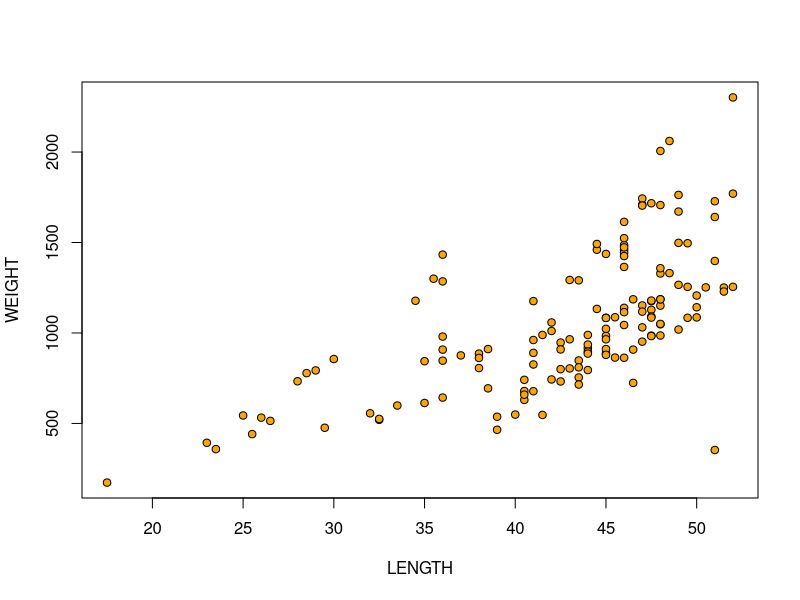
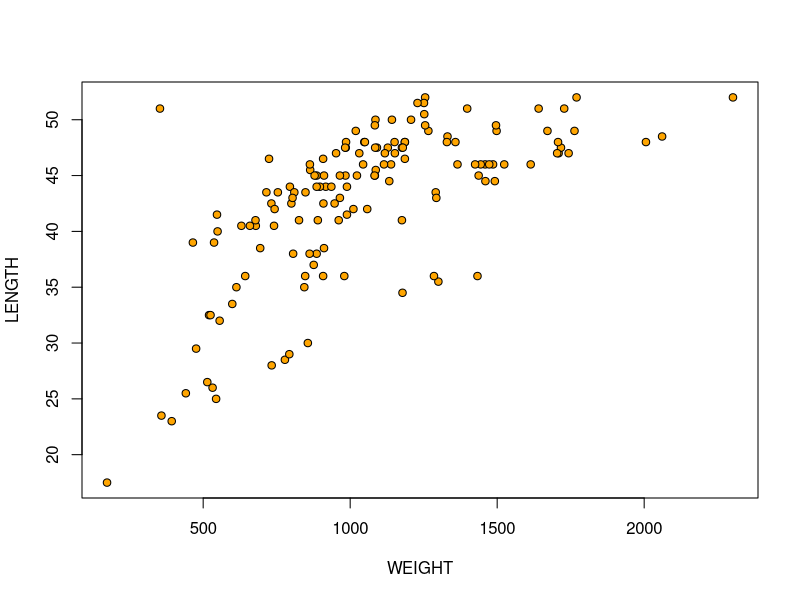
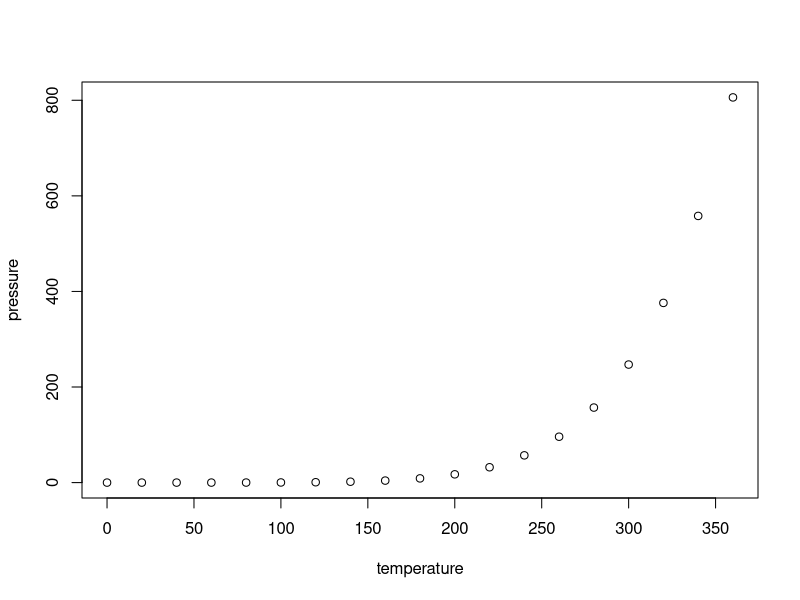

Generate these figures, in order, with R:
## ---- chunk 1
knitr::opts_chunk$set(echo = TRUE)
## ---- chunk 2
# Return the wokring dir 
getwd()
## ---- chunk 3
# Read in csv data into data
data <- read.csv("DDT-1.csv")

# display the first 6 rows of this data
head(data,6)
## ---- chunk 4
# Return the number of 
length(unique(data$SPECIES))
## ---- chunk 5
# Extract data that has species as large maouth bass and weight greater than 800 mg
large_mouth_base_subset <- data[data$SPECIES == "LMBASS" & data$WEIGHT > 800, ]
# Display the data 
large_mouth_base_subset
## ---- chunk 6
# Extract the data that has river of SCM and DDT values greater than 4.0
ddt_and_SMC_river <- data[data$RIVER == "SCM" & data$DDT > 4.0, ]
# Display the data
ddt_and_SMC_river
## ---- chunk 7
# Calculate and display the mean length of the fish in the data set
mean(data$LENGTH)
## ---- chunk 8
# Calculate and display the standard div of the weight of the fish in the data set
sd(data$WEIGHT)
## ---- chunk 9
# plot and display both graphs 
with(data, plot(WEIGHT ~ LENGTH, bg = "Orange", pch = 21, cex = 1))
with(data, plot(LENGTH ~ WEIGHT, bg = "Orange", pch = 21, cex = 1))
## ---- chunk 10
v = 1:20
v
## ---- chunk 11
plot(pressure)
